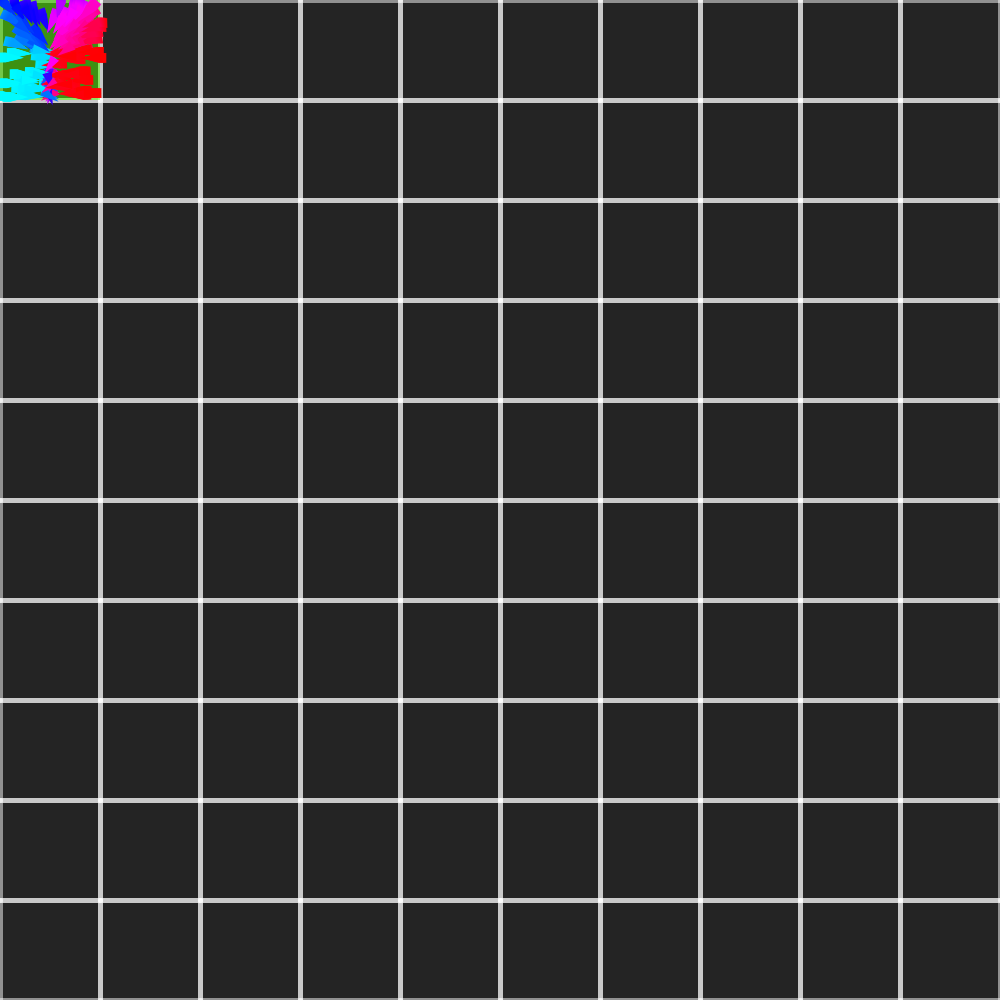
Frame 1 (no input)
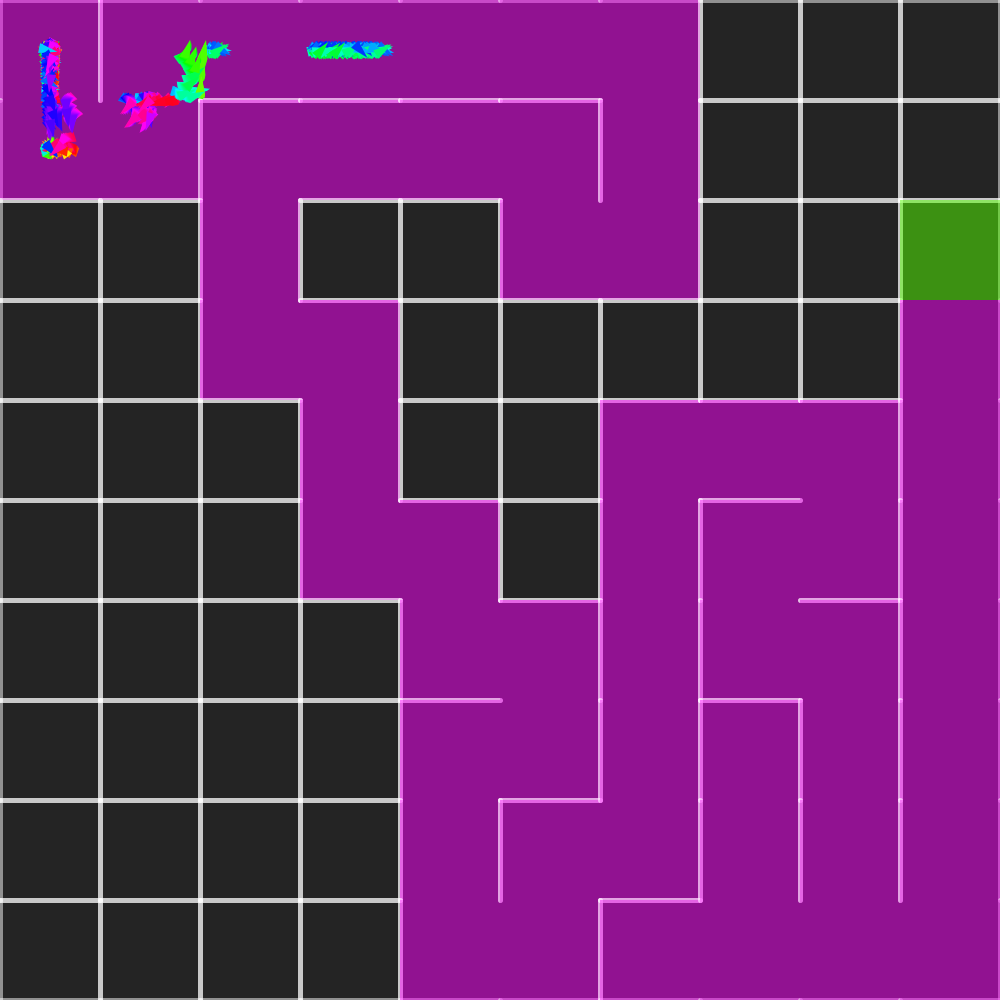
Frame 60 (the mouse pressed at the canvas centre just before this capture)
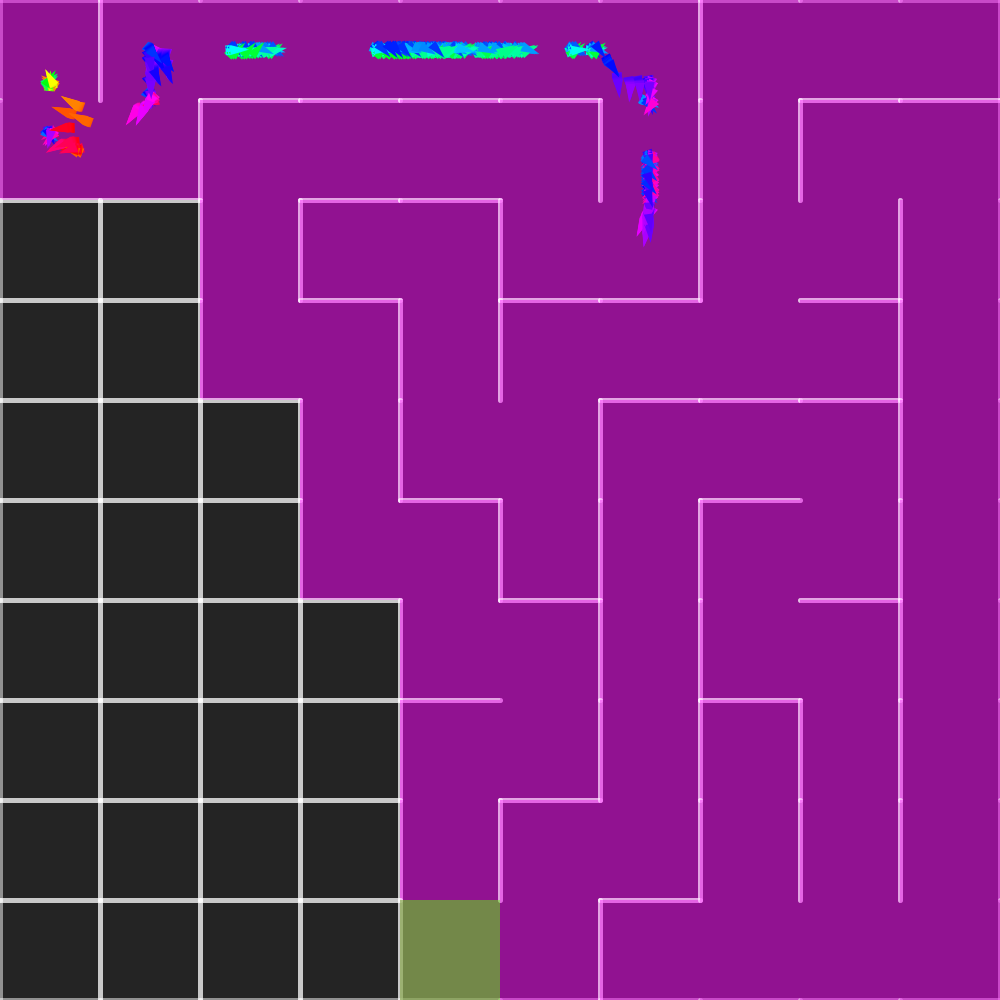
Frame 120 (the mouse held since frame 60 and released just before this capture)

The Processing sketch that drew these frames (run headless with seeded random() and noise(); from frame 60 on, the mouse is pressed at the canvas centre):

// Processing sketch: MazeSquareWithBoid
// ── MazeSquareWithBoid.pde
int w = 100;//maze cell size
float perceptR = w/4;
float seperateR = w/2;
float collisionDst = w/2;
int iter = 10;//boid iteration

int cols, rows;
Cell[][] grid;
Cell current;
ArrayList<Cell> stack = new ArrayList<Cell>();
ArrayList<Boid> boids = new ArrayList<Boid>();

void setup(){
  //fullScreen();
  size(1000, 1000);
  colorMode(HSB, 360, 100, 100, 100);
  cols = floor(width/w);
  rows = floor(height/w);
  grid = new Cell[cols][rows];
  for (int j = 0; j < rows; j++){
    for (int i = 0; i < cols; i++){
      Cell cell = new Cell(i, j);
      grid[i][j] = cell;
    }
  }
  current = grid[0][0];
  
  for(int i = 0; i < 100; i++){
    boids.add(new Boid());
  }
}

void draw(){
  background(51);
  strokeWeight(5);
  for (Cell[] ig : grid){
    for (Cell c : ig){
      c.show();
    }
  }
  
  current.visited = true;
  current.highlight();
  
  Cell next = current.checkNeighbors();
  if(next != null){
    stack.add(current);
    removeWalls(current, next);
    current = next;
  } else if(stack.size() > 0){
    current = stack.remove(stack.size()-1);
  }
  for(int i=0; i<iter; i++){
  for(Boid boid : boids){
    boid.update(boids);
    boid.show();
  }
  }
}

// ── Boid.pde
class Boid {

  float scale = 5;//10
  PVector pos, vel, accel = new PVector();
  float minSpeed = 5*scale;
  float maxSpeed = 8*scale;
  float seperateWeight = 2.5*10;
  float alignWeight = 1;
  float cohesionWeight = 1;
  float collisionWeight = 100;
  float maxSteerForce = 20;
  float deltaTime = 0.02;

  Boid() {
    pos = new PVector(random(w), random(w));
    vel = new PVector(random(-1, 1), random(-1, 1));
  }

  void update(ArrayList<Boid> boids) {
    accel.add(seperation(boids).mult(seperateWeight));
    accel.add(align(boids).mult(alignWeight));
    accel.add(cohesion(boids).mult(cohesionWeight));
    accel.add(collision().mult(collisionWeight));//-------------will fix
    accel.mult(maxSteerForce);
    //accel.setMag(constrain(accel.mag(), 0, maxSteerForce));
    vel.add(accel.mult(deltaTime));
    vel.setMag(constrain(vel.mag(), minSpeed, maxSpeed));
    pos.add(PVector.mult(vel, deltaTime));
    accel = new PVector();
    edges();
  }

  PVector seperation(ArrayList<Boid> boids) {
    PVector tAccel = new PVector();
    int count = 0;
    for (Boid boid : boids) {
      float sqrD = (pos.x - boid.pos.x)*(pos.x - boid.pos.x) + (pos.y - boid.pos.y)*(pos.y - boid.pos.y);
      if (boid != this && sqrD < seperateR*seperateR) {
        PVector offset = PVector.sub(pos, boid.pos);
        offset.div(sqrD/(scale*scale));
        tAccel.add(offset);
        count++;
      }
    }
    if(count > 0){
      tAccel.div(count);
    }
    return tAccel;
  }

  PVector align(ArrayList<Boid> boids) {
    PVector tAccel = new PVector();
    int count = 0;
    for (Boid boid : boids) {
      float d = PVector.dist(pos, boid.pos);
      if (boid != this && d < perceptR) {
        tAccel.add(boid.vel);
        count++;
      }
    }
    if(count > 0){
      tAccel.div(count);
    }
    return tAccel;
  }

  PVector cohesion(ArrayList<Boid> boids) {
    PVector centre = new PVector();//centre of flockmates
    int count = 0;
    PVector offset = new PVector();
    for (Boid boid : boids) {
      float d = PVector.dist(pos, boid.pos);
      if (boid != this && d < perceptR) {
        centre.add(boid.pos);
        count++;
      }
    }
    if (count != 0) {
      centre.div(count);
      offset = PVector.sub(centre, pos);
    }
    return offset;
  }

  PVector collision() {//approximate solver
    PVector sum = new PVector();
    int i = (int)pos.x/w;
    int j = (int)pos.y/w;
    float px = pos.x%w;
    float py = pos.y%w;
    float dstl = px;//distance to left wall
    float dstt = py;//distance to top wall
    float dstr = w-px;//distance to right wall
    float dstb = w-py;//distance to bottom wall
    Cell c = grid[min(i,cols-1)][min(j,rows-1)];//distance to left wall
    if(!c.walls[3])dstl += w;
    if(!c.walls[0])dstt += w;
    if(!c.walls[1])dstr += w;
    if(!c.walls[2])dstb += w;
    //if(dstl < collisionDst)sum.add((collisionDst-dstl)/collisionDst, 0);
    //if(dstt < collisionDst)sum.add(0, (collisionDst-dstt)/collisionDst);
    //if(dstr < collisionDst)sum.add(-(collisionDst-dstr)/collisionDst, 0);
    //if(dstb < collisionDst)sum.add(0, -(collisionDst-dstb)/collisionDst);
    if(dstl < collisionDst)sum.add(collisionDst/dstl, 0);
    if(dstt < collisionDst)sum.add(0, collisionDst/dstt);
    if(dstr < collisionDst)sum.add(-collisionDst/dstr, 0);
    if(dstb < collisionDst)sum.add(0, -collisionDst/dstb);
    return sum.mult(1);
    //PVector p = new PVector(mouseX/scale, mouseY/scale);
    //float d = PVector.dist(pos, p);
    //if (d < collisionR) {
    //  return PVector.sub(pos, p).normalize();
    //}
    //return new PVector();
  }

  void edges() {
    if (pos.x > width) pos.x = 0;
    if (pos.x < 0) pos.x = width;
    if (pos.y > height) pos.y = 0;
    if (pos.y < 0) pos.y = height;
  }

  void show() {
    fill((vel.heading()+PI)/TWO_PI*360, 100, 100);
    triangle(pos, vel.heading()+HALF_PI, 20);
  }
}

// ── Cell.pde
class Cell{
  int i, j;
  boolean[] walls = {true, true, true, true};
  boolean visited = false;
  
  Cell(int i, int j){
    this.i = i;
    this.j = j;
  }
  
  Cell checkNeighbors(){
    ArrayList<Cell> neighbors = new ArrayList<Cell>();
    
    Cell top = grid[i][max(j-1, 0)];
    Cell right = grid[min(i+1, cols-1)][j];
    Cell bottom = grid[i][min(j+1, rows-1)];
    Cell left = grid[max(i-1, 0)][j];
    
    if(top != null && !top.visited){
      neighbors.add(top);
    }
    if(right != null && !right.visited){
      neighbors.add(right);
    }
    if(bottom != null && !bottom.visited){ 
      neighbors.add(bottom);
    }
    if(left != null && !left.visited){
      neighbors.add(left);
    }
    
    if(neighbors.size() > 0){//randomMove
      int r = floor(random(0, neighbors.size()));//Will be crush sometime?
      return neighbors.get(r);
    }
    else{
      return null;
    }
  }
  
  void highlight(){
    noStroke();
    fill(100, 100, 100, 50);
    rect(addr2pos(this.i), addr2pos(this.j), w, w);
  }
  
  void show(){
    stroke(360, 50);
    int x = addr2pos(this.i);
    int y = addr2pos(this.j);
    if (this.walls[0]) {//top
      line(x    , y    , x + w, y);
    }
    if (this.walls[1]) {//right
      line(x + w, y    , x + w, y + w);
    }
    if (this.walls[2]) {//bottom
      line(x + w, y + w, x    , y + w);
    }
    if (this.walls[3]) {//left
      line(x    , y + w, x    , y);
    }
    if(this.visited){
      noStroke();
      fill(300, 100, 100, 50);
      rect(x, y, w, w);
    }
  }
}

// ── Extends.pde
void triangle(PVector p, float d, float size){
  pushMatrix();
  translate(p);
  rotate(d);
  triangle(-size/4, size/4*sqrt(3), size/4, size/4*sqrt(3), 0, -size/2);
  popMatrix();
}

void translate(PVector p){
  translate(p.x, p.y);
}

// ── Method.pde
int addr2pos(int a){
  return a*w;
}

void removeWalls(Cell a, Cell b){
  int x = a.i - b.i;
  if(x == 1){
    a.walls[3] = false;
    b.walls[1] = false;
  } else if (x == -1){
    a.walls[1] = false;
    b.walls[3] = false;
  }
  int y = a.j - b.j;
  if(y == 1){
    a.walls[0] = false;
    b.walls[2] = false;
  } else if(y == -1){
    a.walls[2] = false;
    b.walls[0] = false;
  }
}
